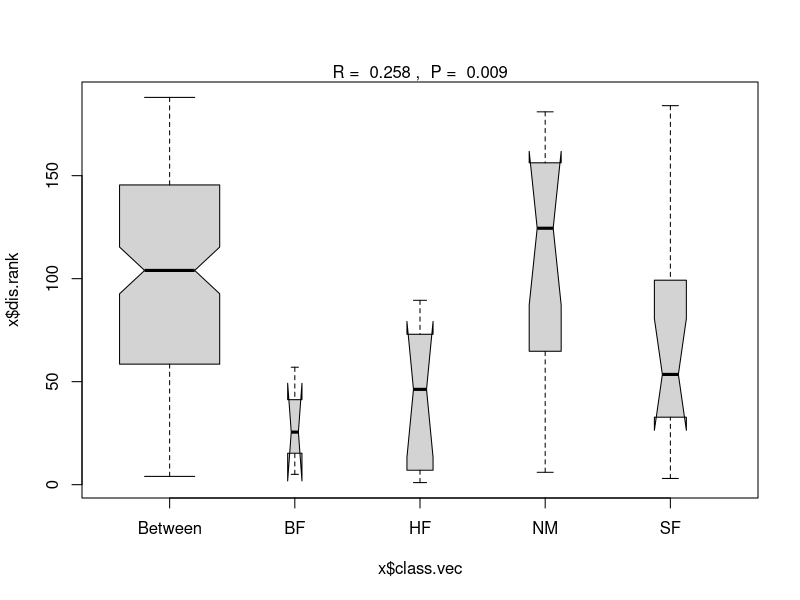
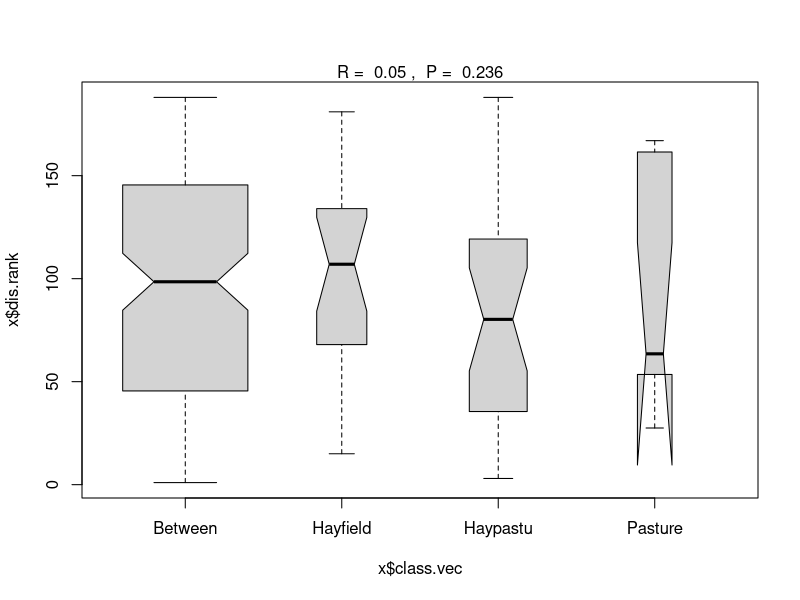
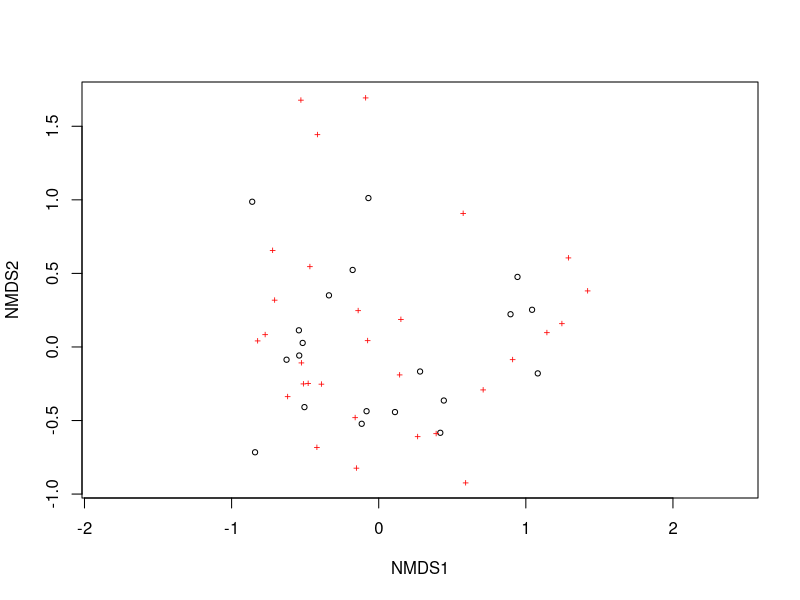
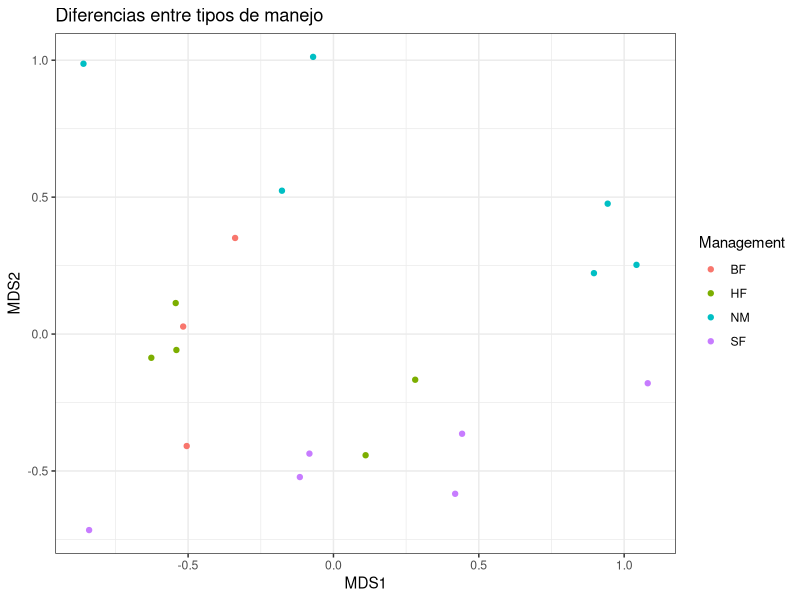
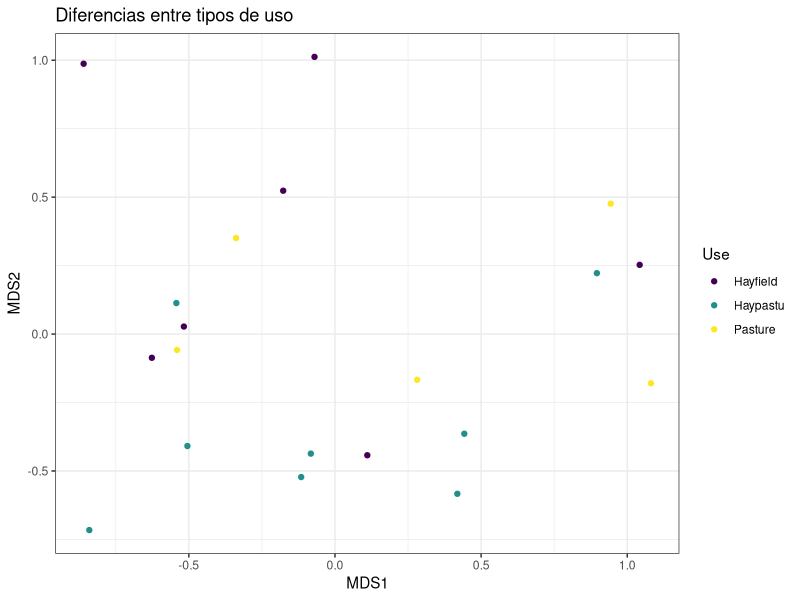
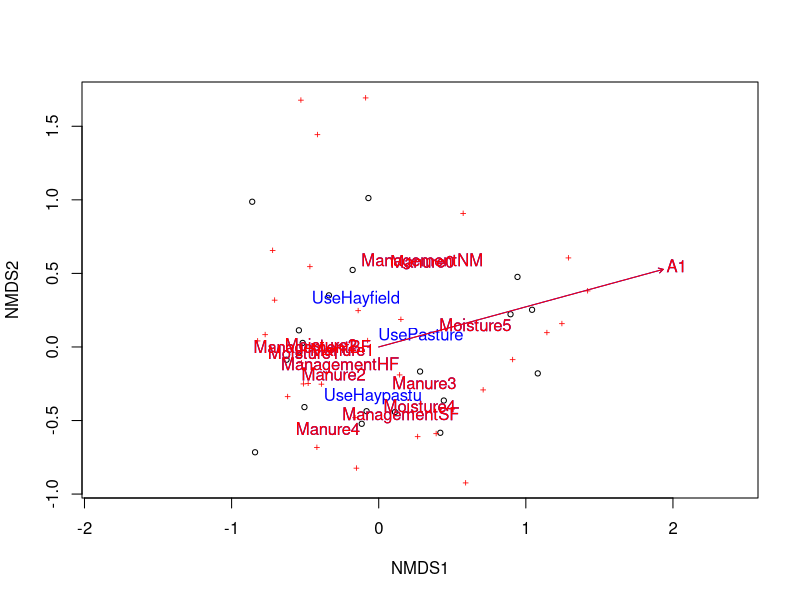

Recreate these plots in R, in order.
## ---- chunk 1
knitr::opts_chunk$set(echo = TRUE)
library(vegan)
library(tidyverse)
library(knitr)
library(kableExtra)
data(dune)
data(dune.env)
## ---- chunk 2
dune.dist<- vegdist(dune) #calculo de matriz de distancias. por defecto Bray–Curtis

dune.ano<- anosim(dune.dist, dune.env$Management)
summary(dune.ano)
plot(dune.ano)
## ---- chunk 3
sim<- simper(dune, dune.env$Management)
summary(sim) 
## ---- chunk 4
dune.ano<- anosim(dune.dist, dune.env$Use)
summary(dune.ano)
plot(dune.ano)

## ---- chunk 5

sim<- simper(dune, dune.env$Use)
summary(sim)
## ---- chunk 6
MDS<- metaMDS(dune)
plot(MDS)
## ---- chunk 7
DF<- MDS$points %>% as.data.frame() %>% bind_cols(dune.env)

ggplot(DF, aes(MDS1, MDS2, col=Management))+
  geom_point()+
  labs(title = "Diferencias entre tipos de manejo")+
  theme_bw()
## ---- chunk 8
ggplot(DF, aes(MDS1, MDS2, col=Use))+
  geom_point()+
  labs(title = "Diferencias entre tipos de uso")+
  theme_bw()

## ---- chunk 9
dune2<- dune
dune2[1,1]<-100 #cambiamos el valor de las observaciones del sitio1 para la primera especie por 100

MDS2<- metaMDS(dune2)
## ---- chunk 10
Fit<- envfit(MDS, dune.env, perm=999)
plot(MDS)
plot(Fit)
plot(Fit, p.max=0.05, col="red")
